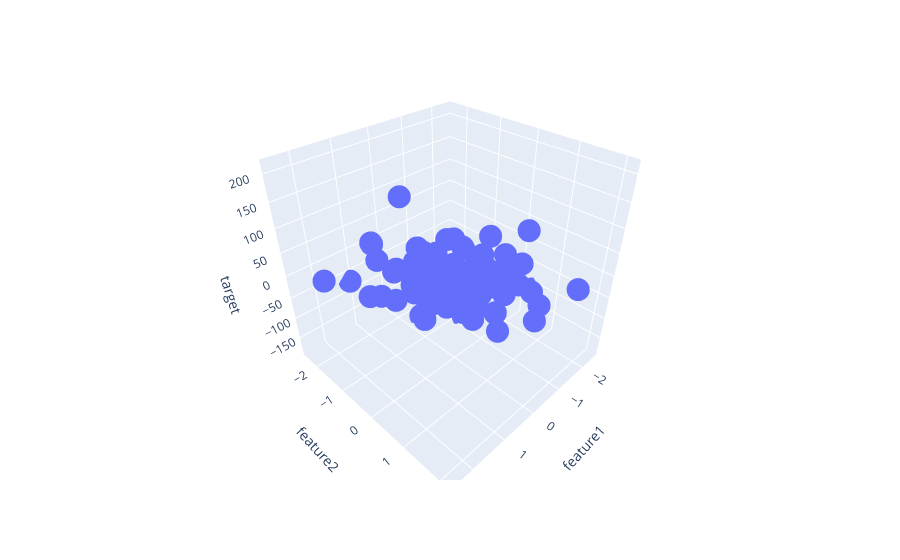
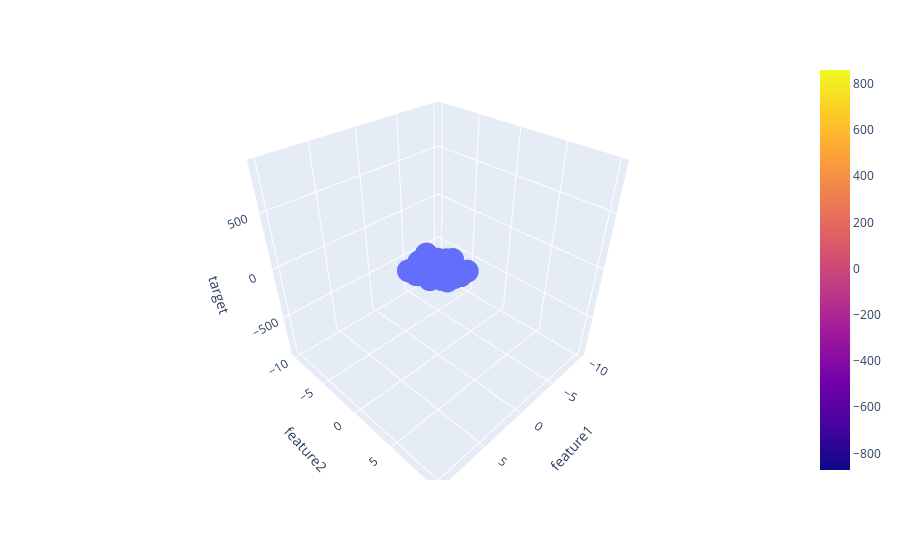

These figures' notebook cell, in order:
### Code cell
from sklearn.datasets import make_regression
import pandas as pd
import numpy as np

import plotly.express as px
import plotly.graph_objects as go

from sklearn.metrics import mean_absolute_error,mean_squared_error,r2_score
     

X,y = make_regression(n_samples=100, n_features=2, n_informative=2, n_targets=1, noise=50)
print(X.shape)     

df = pd.DataFrame({'feature1':X[:,0],'feature2':X[:,1],'target':y})
     

print(df.shape)
     

print(df.head())
     


fig = px.scatter_3d(df, x='feature1', y='feature2', z='target')

fig.show()
     

from sklearn.model_selection import train_test_split
X_train,X_test,y_train,y_test = train_test_split(X,y,test_size=0.2,random_state=3)
print(X_test.shape)   

from sklearn.linear_model import LinearRegression
     

lr = LinearRegression()
     

lr.fit(X_train,y_train)
     
#LinearRegression(copy_X=True, fit_intercept=True, n_jobs=None, normalize=False)

y_pred = lr.predict(X_test)
     

print("MAE",mean_absolute_error(y_test,y_pred))
print("MSE",mean_squared_error(y_test,y_pred))
print("R2 score",r2_score(y_test,y_pred))
     


x = np.linspace(-10, 10, 20)
y = np.linspace(-10, 10, 20)
print(x.shape)
xGrid, yGrid = np.meshgrid(y, x)
final=np.c_[xGrid.ravel(),yGrid.ravel()]
print(final.shape)
z_final = lr.predict(final).reshape(xGrid.shape)
z = z_final

#final = np.vstack((xGrid.ravel().reshape(1,100),yGrid.ravel().reshape(1,100))).T
print(xGrid.shape) 

fig = px.scatter_3d(df, x='feature1', y='feature2', z='target')

fig.add_trace(go.Surface(x = x, y = y, z =z ))

fig.show()
     

lr.coef_
     
#array([59.64518074, 13.20409431])

lr.intercept_
     
#-7.55491251398082
